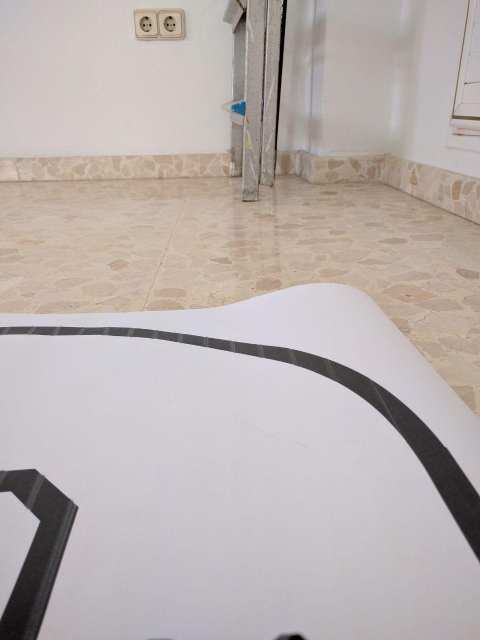
#> input picture laneDetection/base_imagenes/bd_1.jpg, 960 x 1280 px (shown at 1/2 size)
$ python -i lane_marking.py   (imports and definitions only)
#> lines starting #> are read from the running program, lines starting #| are printed output that depends on the picture; after the words box and inside, x2 and y2 are one past the last pixel; in counts of white or black regions, pixels touching at a corner belong together
#> further down, picture is the input picture: shape (1280, 960, 3); mean B, G, R 175.2, 177.1, 186
import cv2
import numpy as np

"""
Detects both lane markings on an image and computes
the median or bisection.

Both lanes must be visible in the image.
"""

class LaneMarking:

    def __init__(self, input_image):

        # Image to be analysed
        self.input_image = input_image

        # Intermediate Images
        self.grayscale_image = None
        self.binarized_image = None
        self.edged_image = None
        self.hough_image = None
        self.lined_image = None
        self.dissected_image = None

        # Shared properties
        (self.h, self.w, _) = self.input_image.shape
#> self.h = 1280; self.w = 960
        self.bottom_center = (self.w/2, self.h)
#> self.bottom_center = (480, 1280)
        self.hough_lines = None

        # Left Lane Properties:
        # Slope, Independent Term, Drawing Points
        self.left_m = None
        self.left_n = None
        self.top_left_point = None
        self.bottom_left_point = None

        # Left Lane Properties:
        # Slope, Independent Term, Drawing Points
        self.right_m = None
        self.right_n = None
        self.top_right_point = None
        self.bottom_right_point = None

    def get_input_image(self):
        return self.input_image

    def get_grayscale_image(self):
        return self.grayscale_image

    def get_binarized_image(self):
        return self.binarized_image

    def get_edged_image(self):
        return self.edged_image

    def get_hough_image(self):
        return self.hough_image

    def get_lined_image(self):
        return self.lined_image

    def get_dissected_image(self):
        return self.dissected_image

    '''
        Pipeline that obtains an image that's ready to
        be applied our algorithm for lane detection.
    '''
    def preprocess_image(self, binarize_threshold=120, binarize_maxval=255, canny_lower_threshold=50, canny_upper_threshold=150,
    hough_rho_resolution=1, hough_thetha_resolution=np.pi/100, hough_threshold_votes=70, hough_minLineLength=5,
    hough_maxLineGap=10, line_color=(150,20,150)):
#> called with binarize_threshold = 120, binarize_maxval = 255, canny_lower_threshold = 50, canny_upper_threshold = 150, hough_rho_resolution = 1, hough_thetha_resolution = 0.0314, hough_threshold_votes = 70, hough_minLineLength = 5
        assert self.input_image is not None

        self.grayscale_image = cv2.cvtColor(self.input_image, cv2.COLOR_BGR2GRAY)
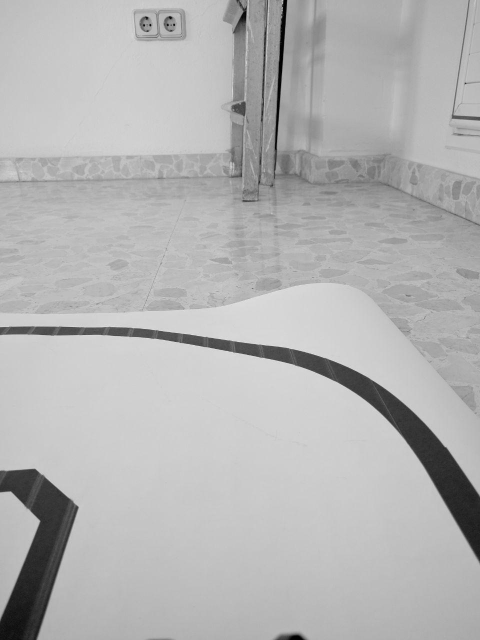
#> self.grayscale_image: shape (1280, 960) (shown at 1/2 size); min 0, max 240, mean 179.5
        self.binarized_image = cv2.threshold(self.grayscale_image, binarize_threshold, binarize_maxval, cv2.THRESH_BINARY)[1]
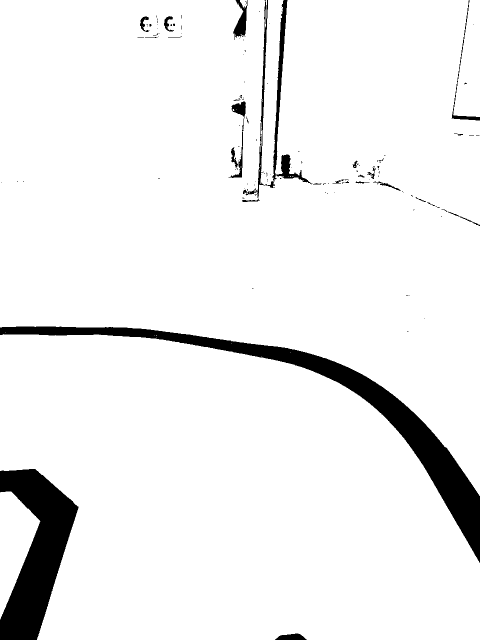
#> self.binarized_image: shape (1280, 960) (shown at 1/2 size); 93.8% white; 136 black regions (108 under 20 px), largest, box (x1, y1, x2, y2) and area: (0, 653, 960, 1126) 37054, (0, 938, 157, 1280) 28027, (531, 0, 625, 376) 3861
        self.edged_image = cv2.Canny(self.binarized_image, canny_lower_threshold, canny_upper_threshold)
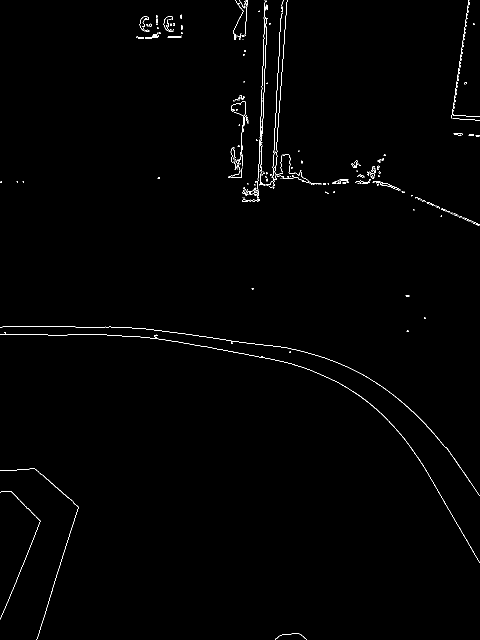
#> self.edged_image: shape (1280, 960) (shown at 1/2 size); 0.68% white in thin lines or dots

        # Create a copy in which to draw detected lines
        self.hough_image = self.input_image.copy()
        self.hough_lines = cv2.HoughLinesP(self.edged_image, hough_rho_resolution, hough_thetha_resolution,
            hough_threshold_votes, minLineLength=hough_minLineLength, maxLineGap=hough_maxLineGap)
#> self.hough_lines = 40 rows, first 6: [372, 686, 567, 723], [549, 371, 553, 300], [524, 178, 528, 33], [519, 293, 521, 233], [526, 236, 529, 137], [481, 315, 484, 320]

        # Draw lines found by Hough
        for line in self.hough_lines:
            x1, y1, x2, y2 = line[0]
            cv2.line(self.hough_image, (x1, y1), (x2, y2), line_color, 3)
#> this loop made 40 passes
#> (x1, y1, x2, y2) on passes 1 to 12: (372, 686, 567, 723), (549, 371, 553, 300), (524, 178, 528, 33), (519, 293, 521, 233), (526, 236, 529, 137), (481, 315, 484, 320), (16, 1202, 80, 1041), (869, 971, 957, 1121), (563, 155, 573, 4), (548, 278, 554, 172), (823, 390, 959, 449), (516, 340, 523, 350)
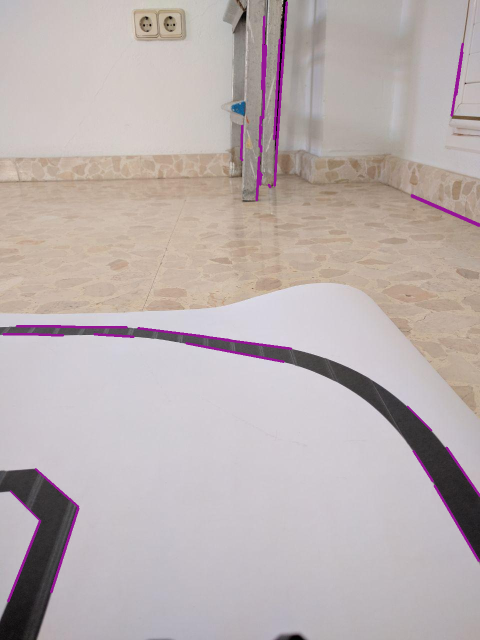
#> self.hough_image: shape (1280, 960, 3) (shown at 1/2 size); 1.38% of pixels changed, all inside (x1, y1, x2, y2) = (4, 2, 960, 1205)

        print("number of lines: ", len(self.hough_lines))
#| number of lines:  40

    '''
        Computes and draws the lanes given a image to which
        hough transform was correctly applied.
    '''
    # [25 lines left out: function compute_lanes, not called in this run]

    '''
        Computes the median/bisection of two secant lines

        Returns the distance between the center of the image and the bottom-most point
        of the line that passes through both the intercenter and the baricenter.

        Return: [distance_intercenter, distance_baricenter]
    '''
    # [53 lines left out: function dissect_image, not called in this run]

    # Auxiliary Methods

    '''
        Computes the parameters that characterize the lane lines,
        that is, their slope and independent terms.

        Given the expresion:

                        'y = mx + n'

        'm' is defined as the slope of the line
        'n' is defined as the independent term of the line

        Returns: a tuple of the form ((m_1,n_1), (m_2,n_2))
    '''
    # [55 lines left out: function compute_lanes_parameters, not called in this run]

    '''
        Computes the slope of two given points.

        If the slope function is not defined (that is,
        when x2 = x1), we substract one pixel from
        either x2 or x1 to keep it bounded.
    '''
    def compute_slope(self, x1, y1, x2, y2):
        print("x1, y1, x2, y2: {}, {}, {}, {}".format(x1, y1, x2, y2))
        return (y2-y1)/(x2-x1) if x2 != x1 else (y2-y1)

    '''
        Computes the independent term of a line that two given
        points create.

        For a line expressed as 'y = mx + n', the independent term
        corresponds to 'n'.

        If the slope function is not defined (that is,
        when x2 = x1), we substract one pixel from
        either x2 or x1 to keep it bounded.
    '''
    def compute_independent(self, x1, y1, x2, y2):
        return (x1*(y1-y2))/(x2-x1) + y1 if x2 != x1 else x1*(y1-y2) + y1

    '''
        Given a line represented by its slope and independent term,
        computes the upper-most and bottom-most points in order
        to draw it
    '''
    # [12 lines left out: function compute_line_drawing_points, not called in this run]

    '''
        Computes the incenter of a triangle given its three vertices
    '''
    # [22 lines left out: functions compute_incenter, compute_baricenter, not called in this run]

    def int_point(self, point):
        return (int(point[0]), int(point[1]))

    '''
        Computes the distance between two points
    '''
    # [9 lines left out: function compute_distance_points, not called in this run]

>>> import cv2
>>> picture = cv2.imread('base_imagenes/bd_1.jpg')
>>> result = LaneMarking(picture).preprocess_image()

$ run again, on laneDetection/base_imagenes/bd_10.jpg
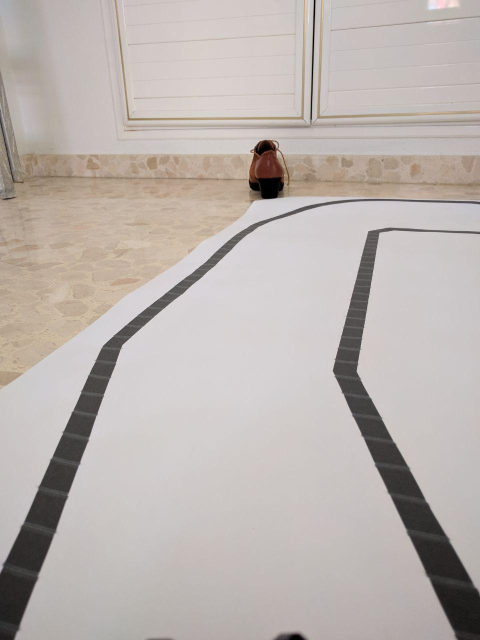
#> input picture laneDetection/base_imagenes/bd_10.jpg, 960 x 1280 px (shown at 1/2 size)
#> picture is the input picture: shape (1280, 960, 3); mean B, G, R 175.2, 179.2, 187.2
#> in preprocess_image, `self.binarized_image = cv2.threshold(self.grayscale_image, binarize_th..`:
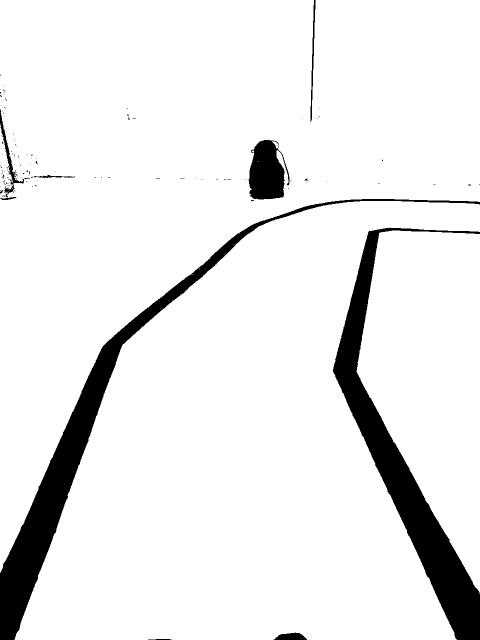
#> self.binarized_image: shape (1280, 960) (shown at 1/2 size); 91.9% white; 125 black regions (115 under 20 px), largest, box (x1, y1, x2, y2) and area: (666, 455, 960, 1280) 46119, (0, 398, 960, 1280) 43479, (497, 280, 579, 399) 6962
#> self.edged_image: shape (1280, 960); 0.63% white in thin lines or dots
#> self.hough_lines = 44 rows, first 6: [176, 878, 244, 690], [857, 1155, 861, 1164], [789, 885, 849, 995], [665, 742, 737, 462], [731, 886, 847, 1134], [622, 169, 627, 0]
#> the loop in preprocess_image, `for line in self.hough_lines:` made 44 passes
#> after the loop in preprocess_image, `for line in self.hough_lines:`:
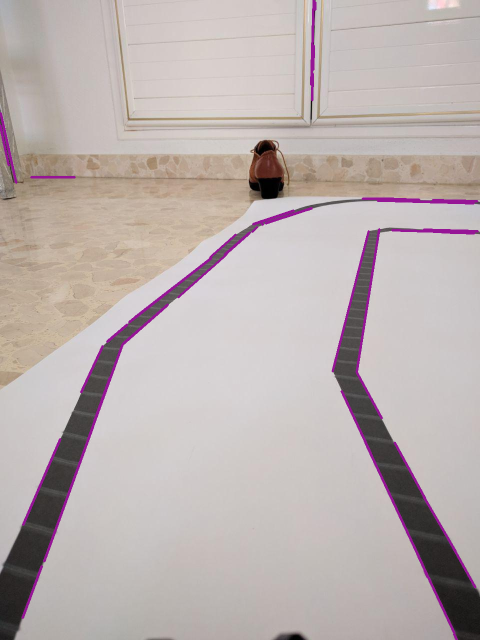
#> self.hough_image: shape (1280, 960, 3) (shown at 1/2 size); 1.84% of pixels changed, all inside (x1, y1, x2, y2) = (0, 0, 958, 1280)
#| number of lines:  44

$ run again, on laneDetection/base_imagenes/bd_11.jpg
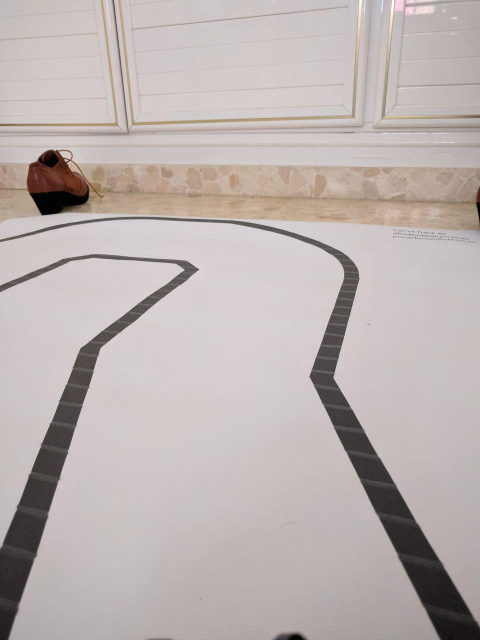
#> input picture laneDetection/base_imagenes/bd_11.jpg, 960 x 1280 px (shown at 1/2 size)
#> picture is the input picture: shape (1280, 960, 3); mean B, G, R 176.5, 178.3, 188.1
#> in preprocess_image, `self.binarized_image = cv2.threshold(self.grayscale_image, binarize_th..`:
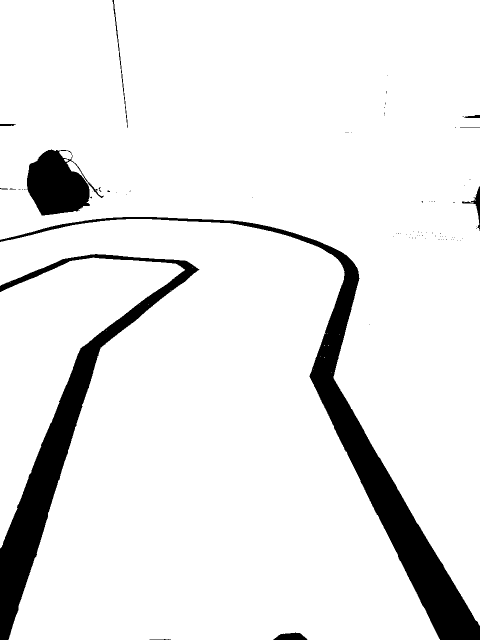
#> self.binarized_image: shape (1280, 960) (shown at 1/2 size); 91.5% white; 80 black regions (68 under 20 px), largest, box (x1, y1, x2, y2) and area: (0, 434, 960, 1280) 50246, (0, 508, 399, 1280) 39980, (54, 299, 208, 431) 11897
#> self.edged_image: shape (1280, 960); 0.62% white in thin lines or dots
#> self.hough_lines = 41 rows, first 6: [867, 1099, 951, 1241], [1, 1096, 29, 1027], [120, 949, 188, 737], [666, 755, 697, 634], [618, 752, 687, 559], [16, 1279, 32, 1229]
#> the loop in preprocess_image, `for line in self.hough_lines:` made 41 passes
#> after the loop in preprocess_image, `for line in self.hough_lines:`:
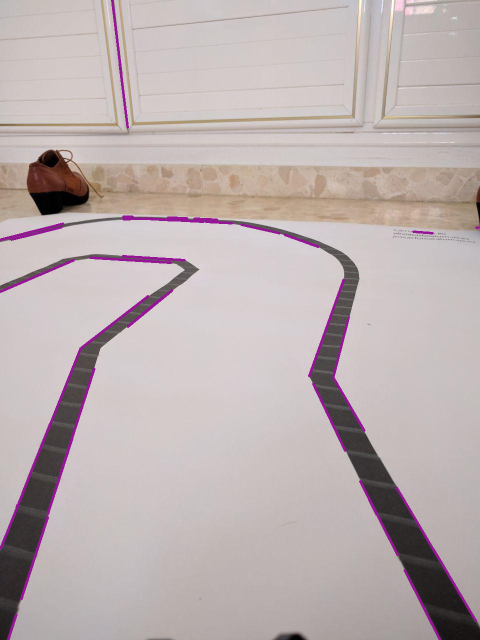
#> self.hough_image: shape (1280, 960, 3) (shown at 1/2 size); 1.65% of pixels changed, all inside (x1, y1, x2, y2) = (0, 0, 960, 1280)
#| number of lines:  41

$ run again, on laneDetection/base_imagenes/bd_2.jpg
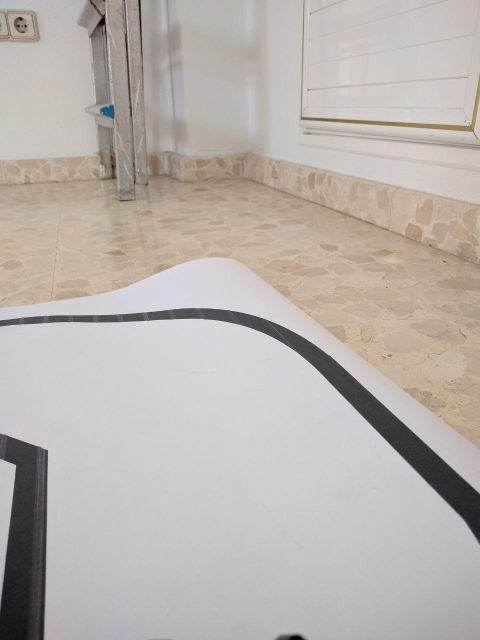
#> input picture laneDetection/base_imagenes/bd_2.jpg, 960 x 1280 px (shown at 1/2 size)
#> picture is the input picture: shape (1280, 960, 3); mean B, G, R 174.7, 178.6, 185.7
#> in preprocess_image, `self.binarized_image = cv2.threshold(self.grayscale_image, binarize_th..`:
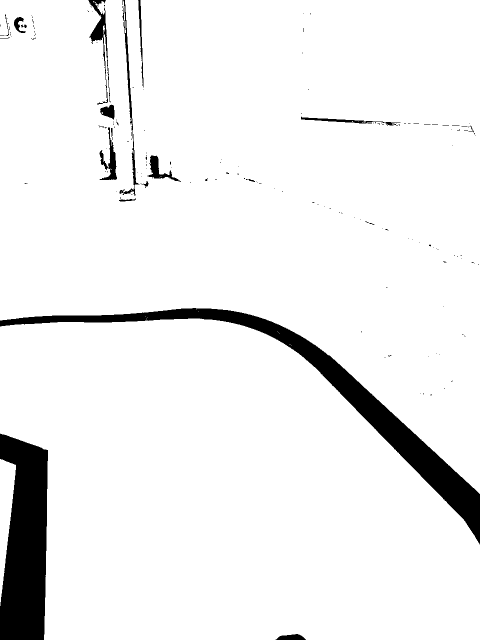
#> self.binarized_image: shape (1280, 960) (shown at 1/2 size); 93.8% white; 178 black regions (158 under 20 px), largest, box (x1, y1, x2, y2) and area: (0, 616, 960, 1089) 35370, (0, 867, 96, 1280) 31773, (176, 0, 221, 209) 1920
#> self.edged_image: shape (1280, 960); 0.67% white in thin lines or dots
#> self.hough_lines = 41 rows, first 6: [199, 310, 216, 327], [788, 898, 893, 1003], [253, 66, 264, 254], [712, 820, 797, 905], [247, 32, 262, 279], [807, 846, 945, 975]
#> the loop in preprocess_image, `for line in self.hough_lines:` made 41 passes
#> after the loop in preprocess_image, `for line in self.hough_lines:`:
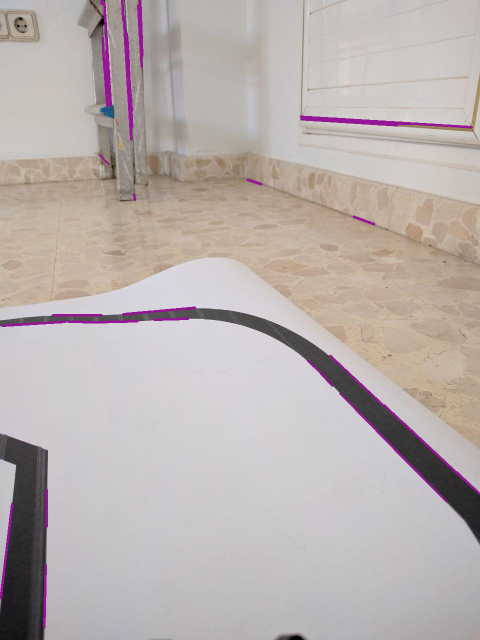
#> self.hough_image: shape (1280, 960, 3) (shown at 1/2 size); 1.37% of pixels changed, all inside (x1, y1, x2, y2) = (0, 0, 960, 1258)
#| number of lines:  41
